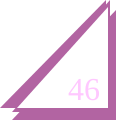
Frame 1 (no input)
Frame 60 (no input): identical to frame 1, image omitted
Frame 120 (the mouse pressed at the canvas centre since frame 60): identical to frame 1, image omitted

The p5.js sketch that drew this single still picture (run headless with seeded random() and noise() and a simulated clock; from frame 60 on, the mouse is pressed at the canvas centre):

// p5.js sketch
// ── sketch.js
function setup() {
  createCanvas(128,128);
}

function draw() {
  background(255);
  strokeWeight(0);
  fill(178, 100, 162);
  triangle(12,120,116,120,116,10);
  triangle(0,108,106,108,106,0);
  triangle(12,112,110,112,110,0);
  fill(255);
  triangle(17,108,108,108,108,7);
  fill(255, 200, 255);
  textSize(32);
  textFont("serif");
  text("46", 68, 100);
}
